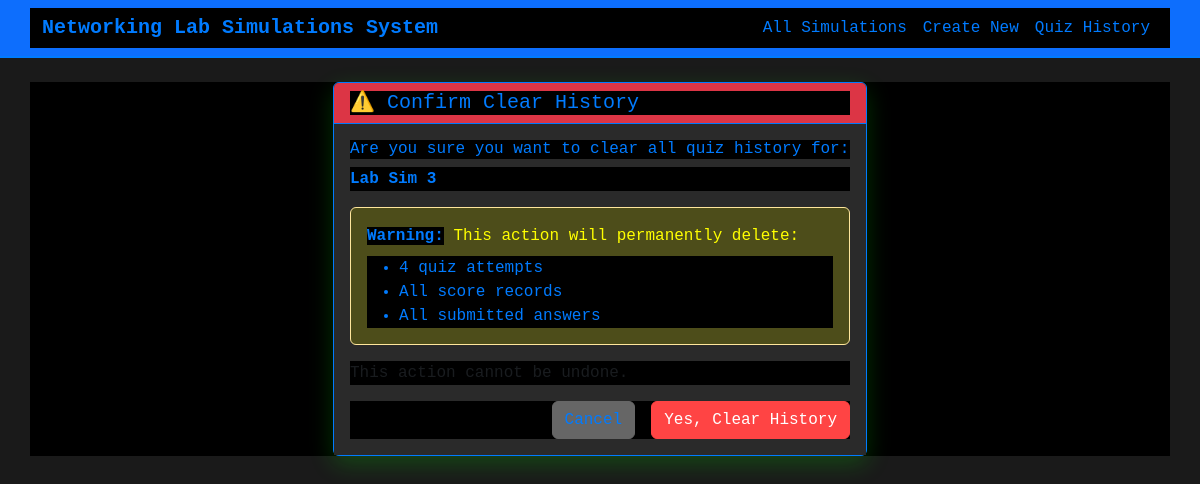
Page /simulation/3/clear_history/ on the earlier database version.
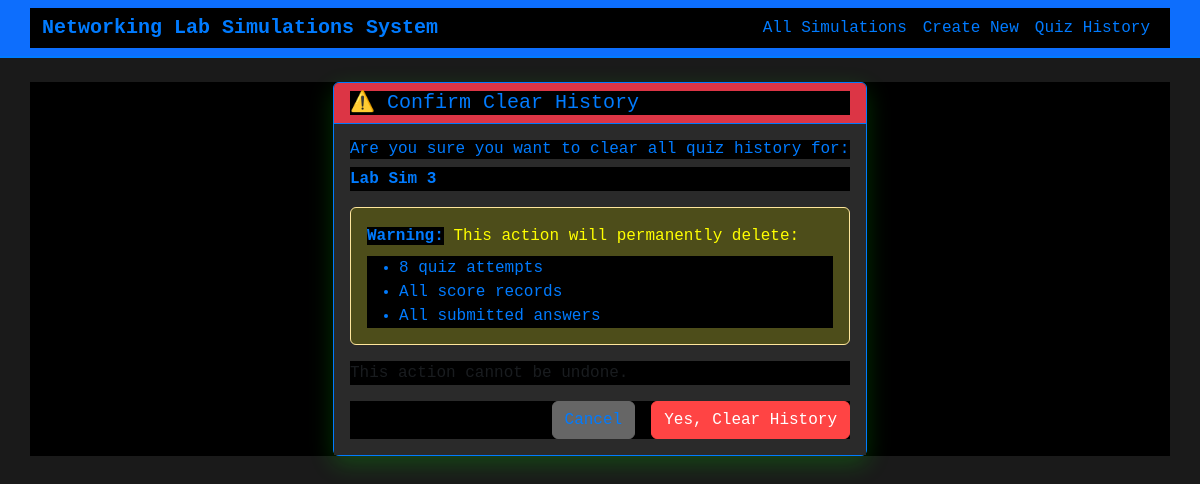
Same page on the later database version.
### lab_simulations/models.py (models this page shows, shortened)
class LabSimulation(models.Model):
    title = models.CharField(max_length=200)
    image = models.ImageField(upload_to='uploads/', help_text="Upload network topology image")
    task = models.TextField(help_text="Enter the task description")
    questions = models.TextField(help_text="Enter the questions (one per line or paragraph)")
    lab_answers = models.TextField(help_text="Enter the correct lab answers")
    user_answers = models.TextField(blank=True, help_text="User's submitted answers")
    created_at = models.DateTimeField(auto_now_add=True)
    updated_at = models.DateTimeField(auto_now=True)
    class Meta:
        ordering = ['-created_at']
    _COMMAND_EQUIVALENCIES = {
        'copy running-config startup-config': 'wr',
        'copy running-config start-up-config': 'wr',
        'copy running start': 'wr',
        'write memory': 'wr',
        'write mem': 'wr',
        'wr': 'wr',
        'configure terminal': 'conf t',
        'config t': 'conf t',
        'conf t': 'conf t',
        'interface': 'int',
        'int': 'int',
        'enable': 'en',
        'en': 'en',
        'no shutdown': 'no shut',
        'no shut': 'no shut',
        'exit': 'exit',
        'end': 'end',
        'line': 'line',
    }
    _SORTED_EQUIVALENCY_KEYS = sorted(_COMMAND_EQUIVALENCIES.keys(), key=len, reverse=True)
    def get_attempt_count(self):
        return self.attempts.count()

### lab_simulations/views.py (the view)
# urls.py: path('simulation/<int:pk>/clear_history/', views.clear_quiz_history, name='clear_quiz_history'),
def clear_quiz_history(request, pk):
    simulation = get_object_or_404(LabSimulation, pk=pk)
    if request.method == 'POST':
        count, _ = simulation.attempts.all().delete()
        messages.success(request, f'{count} quiz attempts for "{simulation.title}" cleared successfully.')
        return redirect('quiz_history')
    context = {
        'simulation': simulation,
    }
    return render(request, 'lab_simulations/clear_history_confirm.html', context)

### lab_simulations/templates/lab_simulations/clear_history_confirm.html (shortened to what this page needs)
{% extends 'lab_simulations/base.html' %}
{% block content %}
<div class="container mt-4">
    <div class="row justify-content-center">
        <div class="col-md-6">
            <div class="card">
                <div class="card-header bg-danger text-white">
                    <h5 class="mb-0">⚠️ Confirm Clear History</h5>
                </div>
                <div class="card-body">
                    <h6>Are you sure you want to clear all quiz history for:</h6>
                    <p class="fw-bold">{{ simulation.title }}</p>
                    <div class="alert alert-warning">
                        <strong>Warning:</strong> This action will permanently delete:
                        <ul class="mb-0 mt-2">
                            <li>{{ simulation.get_attempt_count }} quiz attempts</li>
                            <li>All score records</li>
                            <li>All submitted answers</li>
                        </ul>
                    </div>
                    <p class="text-muted">This action cannot be undone.</p>
                    <form method="post">
                        <div class="d-grid gap-2 d-md-flex justify-content-md-end">
                            <a href="{% url 'simulation_detail' simulation.pk %}" class="btn btn-secondary me-md-2">Cancel</a>
                            <button type="submit" class="btn btn-danger">Yes, Clear History</button>
                        </div>
                    </form>
                </div>
            </div>
        </div>
    </div>
</div>
{% endblock %}

Differences in the rows shown:
changed LabSimulation "Lab Sim 3": get_attempt_count "4" → "8"
